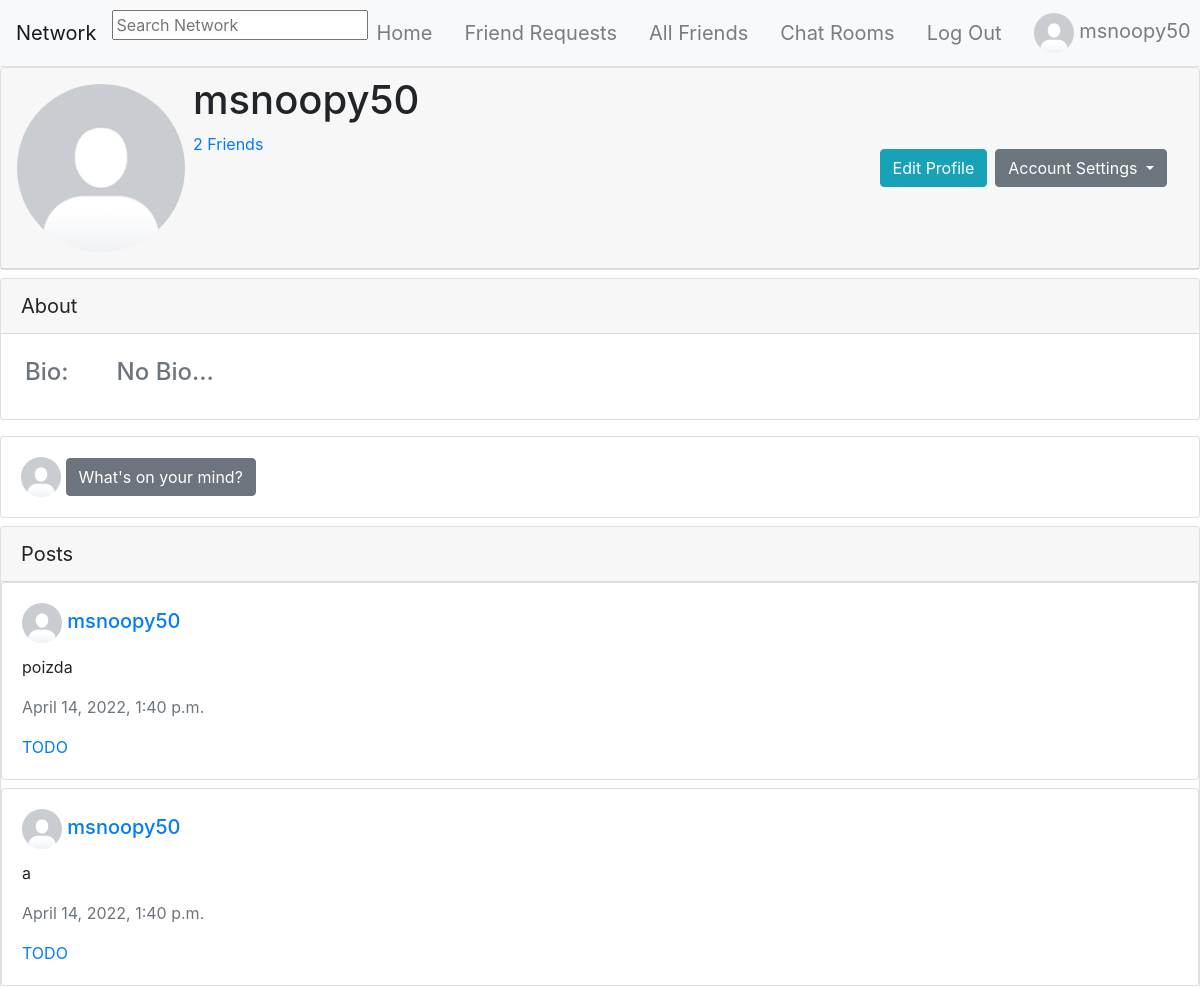
The page /profile/14 (signed in, upper part) on the database as committed earlier.
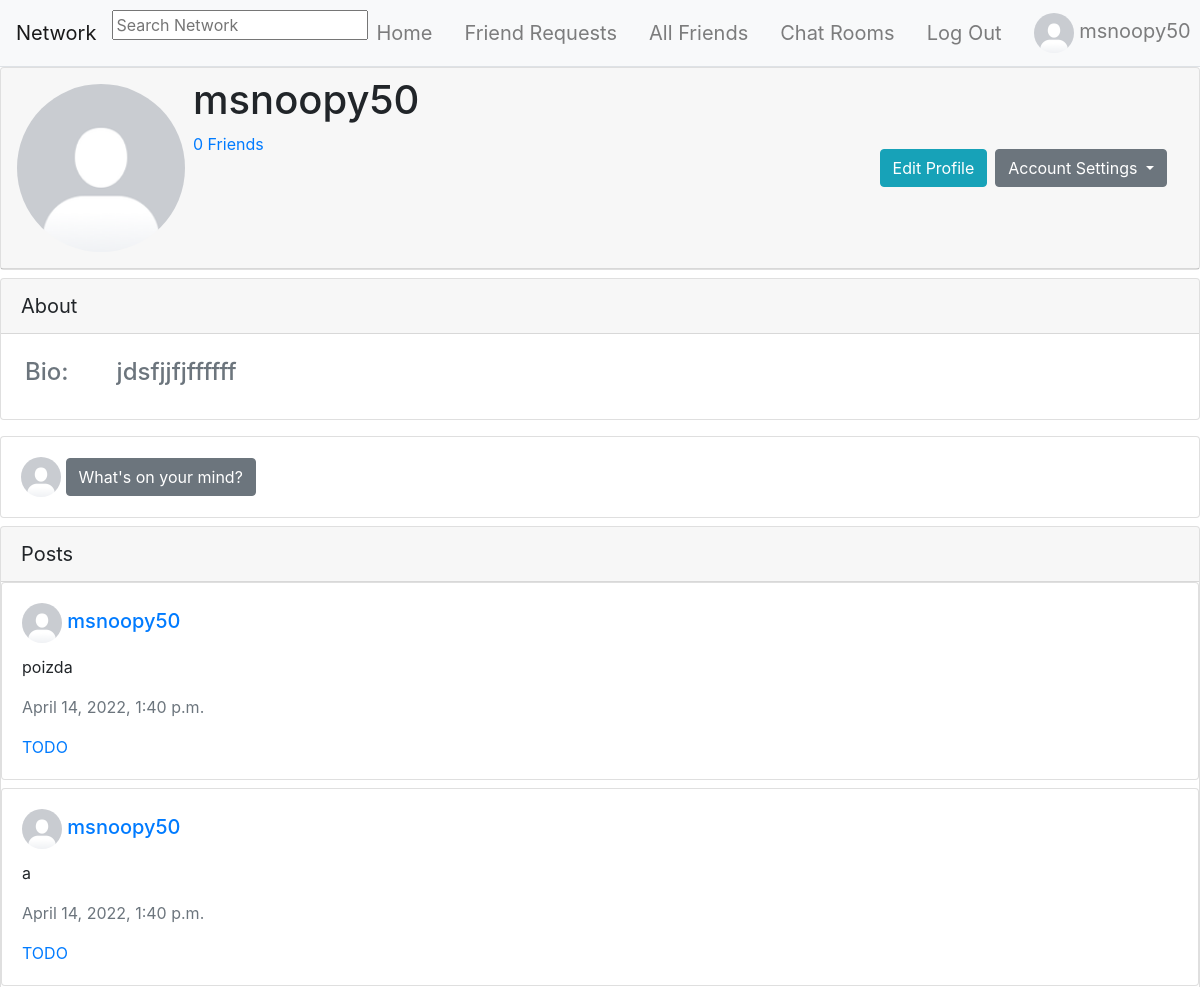
The same page on the database as committed later.
### network/models.py (models this page shows, shortened)
class UserProfile(models.Model):
    user = models.OneToOneField(User, primary_key=True, related_name="profile", on_delete=models.CASCADE)
    bio = models.TextField(blank=True, default="No Bio...", max_length=101)
    picture = models.ImageField(blank=True, default="default_profile_image.png")
    friends = models.ManyToManyField(User, blank=True, related_name="friends")
    blocked = models.ManyToManyField(User, blank=True, related_name="blocked")

class User(AbstractUser):
    pass

### network/views.py (the view)
# urls.py: path("profile/<int:profile_id>", views.show_profile, name="profile"),
@login_required
def show_profile(request, profile_id):
    try:
        profile = UserProfile.objects.get(pk=profile_id)
        context = {
            "profile": profile,
            "posts": Post.objects.filter(author=profile).order_by('-timestamp'),
            "friend_request_available": not profile.user in request.user.profile.friends.all() and profile.user != request.user and not profile.user in request.user.profile.blocked.all(),
            "currently_friended": profile.user in request.user.profile.friends.all(),
            "self_in_friend_request": self_in_friend_request(profile.user, request.user),
            "self_in_profile_friend_request": self_in_profile_friend_request(request.user, profile.user)
        }
        if self_in_profile_friend_request(request.user, profile.user):
            friend_request = FriendRequest.objects.get(to_user=request.user, from_user=profile.user)
            context["friend_request_id"] = friend_request.id
        if request.user != profile.user:
            context["mutual_friends"] = mutual_friends(request.user.profile, profile)
            context["mutual_friends_amount"] = mutual_friends(request.user.profile, profile).count()
    except UserProfile.DoesNotExist:
        return JsonResponse({"error": "User matching query does not exist."})
    return render(request, "network/profile.html", context)

### network/views.py (called while the page is built)
def self_in_friend_request(to_user, from_user):
    try:
        FriendRequest.objects.get(to_user=to_user, from_user=from_user, active=True)
        return True
    except FriendRequest.DoesNotExist:
        return False

def self_in_profile_friend_request(to_user, from_user):
    try:
        FriendRequest.objects.get(to_user=to_user, from_user=from_user, active=True)
        return True
    except FriendRequest.DoesNotExist:
        return False

### templates/network/profile.html (shortened to what this page needs)
{% extends "network/layout.html" %} {% load static %}
{% block body %}
    {% if not request.user in profile.blocked.all and not profile.user in request.user.profile.blocked.all %}
    <div id="profile">
        <div class="card">
            <div class="card-header d-flex p-2">
                <div class="m-2">
                    <img class="profile_picture" src="{{ profile.picture.url }}" alt="Profile Picture" style="border-radius: 50%" id="default_profile_picture" width="168" height="168">
                </div>
                <div class="d-flex flex-column">
                    <div>
                        <h1>
                            {{ profile.user.username }}
                        </h1>
                    </div>
                    <div>
                        <div>
                            <a href="{% url 'profile_friends' profile.user.id %}">
                                {{ profile.friends.count }} Friends
                            </a>
                        </div>
                    </div>
                </div>
                    <div class="d-flex ml-auto align-items-center p-2">
                        {% if request.user == profile.user %}
                        <div class="mr-2">
                            <button type="button" class="btn btn-info"
                                data-toggle="modal" data-target="#profileModal">Edit Profile</button>
                        </div>
                        <div class="dropdown">
                            <button class="btn btn-secondary dropdown-toggle" type="button" id="dropdownMenuButton" data-toggle="dropdown" aria-haspopup="true" aria-expanded="false">
                            Account Settings
                            </button>
                        {% endif %}
                    </div>
                    <div class="d-flex align-items-center p-2">
                    </div>
                </div>
            </div>
        </div>
    </div>
    <div class="card mt-2">
        <div class="card-header" style="font-size: 20px;">About</div>
            <div class="d-flex justify-content-start text-muted">
                <div class="m-3 p-2">
                    <h4>Bio:</h4>
                </div>
                <div class="m-3 p-2">
                    <h4 id="default_profile_bio">
                        {{ profile.bio }}
                    </h4>
                </div>
            </div>
        </div>
    </div>
    {% if request.user == profile.user %}
    <div id="newPost" class="mt-3">
        <div class="card">
            <div class="card-body">
                <a href="{% url 'profile' request.user.id %}">
                    <img src="{{ request.user.profile.picture.url }}" class="d-inline" alt="Logged in Profile Picture"
                        width="40px" height="40px" style="border-radius: 50%" id="newPostProfilePicture">
                </a>
                <button type="button" class="btn btn-secondary" data-toggle="modal" data-target="#newPostModal" id="postModal">What's on your
                    mind?</button>
            </div>
        </div>
    </div>
    {% endif %}
    <div class="card mt-2">
        <div class="card-header" style="font-size: 20px;">Posts</div>
        {% for post in posts %}
            {% include "network/posts.html" %}
        {% empty %}
            <div class="d-flex justify-content-center text-muted">
                <h4 class="mt-3 mb-3">No posts available</h4>
            </div>
        {% endfor %}
    </div>
    {% endif %}
{% endblock body %}

Rows that differ between the two databases and show on the page:
changed UserProfile "msnoopy50": friends.count "2" → "0"; bio "No Bio..." → "jdsfjjfjffffff"
